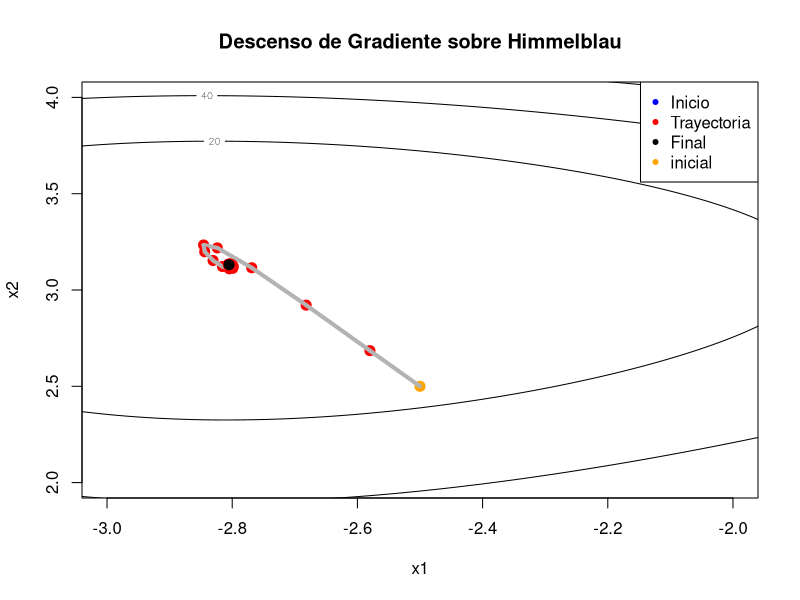

This chart was generated by the following R code:
#funcion objetico
f <- function(x) {
  
  (x[1]^2 + x[2] -11)^2 + (x[1] + x[2]^2 -7)^2 
}
#--------------------------
#gradeinte
f_prima <- function(x){
  
  dx <- 2*(x[1]^2 + x[2] -11)*(2*x[1]) + 2*(x[1] + x[2]^2 -7)
  dy <- 2*(x[1]^2 + x[2] -11) + 2*(x[1] + x[2]^2 -7)*(2*x[2])
  return(c(dx ,dy))
}
#--------------------------
#aprendisaje
gama <- 0.5
#gama <- 0.7
#gama <- 0.9
alpha <- 0.005
v <- c(0,0)
x <- c(-2.5,2.5)
#-----------------

#constantes
tolerancia <- 1e-6
max_inter <- 10000
#-----------------

#contador
contador <- 0
#-----------------

# Variable para acumular distancia total
distancia_total <- 0
#-----------------

#malla para curva de nivel
x1_seq <- seq(-4, -1, length.out = 500)  # Rango en x1
x2_seq <- seq(1, 6, length.out = 500)  # Rango en x2
#-----------------

# 2. Calcular f(x1, x2) para cada punto de la malla
z <- matrix(NA, nrow = length(x1_seq), ncol = length(x2_seq))
for (i in 1:length(x1_seq)) {
  for (j in 1:length(x2_seq)) {
    z[i, j] <- f(c(x1_seq[i], x2_seq[j]))
  }
}
#-----------------

# Inicializar gráfico
contour(x1_seq, x2_seq, z, 
        nlevels = 30,           # Número de curvas
        col = "black",      # Color de las curvas
        lwd = 1,
        xlim = c(-3, -2), 
        ylim = c(2, 4),
        xlab = "x1", 
        ylab = "x2",
        main = "Descenso de Gradiente sobre Himmelblau")
#-----------------

# Agregar leyenda
legend("topright", legend = c("Inicio", "Trayectoria", "Final", "inicial"), 
       col = c("blue", "red", "black","orange"), pch = 20, cex = 1)
#-----------------

#Punto inicial
points(-2.5, 2.5, pch = 20, col = "orange", cex = 2)
#-----------------

for (i in 1:max_inter){
  #Cada vez que entra suma 1 para tener la cantidad de iteracion
  contador <- contador + 1
  #-----------------
  #calculo de la velocidad
  v <- (gama * v) + f_prima(x)
  #-----------------
  #calculo del nuevo X
  x_nuevo <- x - alpha*v
  #-----------------
  
  #graficar
  points(x_nuevo[1], x_nuevo[2], pch = 20, col = "red", cex = 2)
  #-------------------------------------------------------------------
  # Graficar línea de trayectoria entre x y x_nuevo
  segments(x[1], x[2], x_nuevo[1], x_nuevo[2], col = "gray70", lwd = 4)
  #-----------------
  # Calcular distancia recorrida en este paso
  distancia_paso <- sqrt((x_nuevo[1] - x[1])^2 + (x_nuevo[2] - x[2])^2)
  distancia_total <- distancia_total + distancia_paso
  #-------------------------------------------------------------------
  
  #retriccion para evitar erroress
  if(norm(f_prima(x_nuevo), "2") < tolerancia | 
     norm(x_nuevo - x, "2") < tolerancia){
    break
  }
  #-----------------
  #remplazaomos X original por X nuevo para repetir el ciclo
  x <- x_nuevo
}
points(x_nuevo[1], x_nuevo[2], pch = 20, col = "black", cex = 2)
cat("El número de iteraciones necesarias es:", contador, "\n")
cat("El valor de alpha es:", alpha, "\n")
cat("el valor de Gama es: ",gama, "\n")
cat("El punto mínimo encontrado es:", x_nuevo, "\n")
cat("El valor de la función en ese punto es:", f(x_nuevo), "\n")